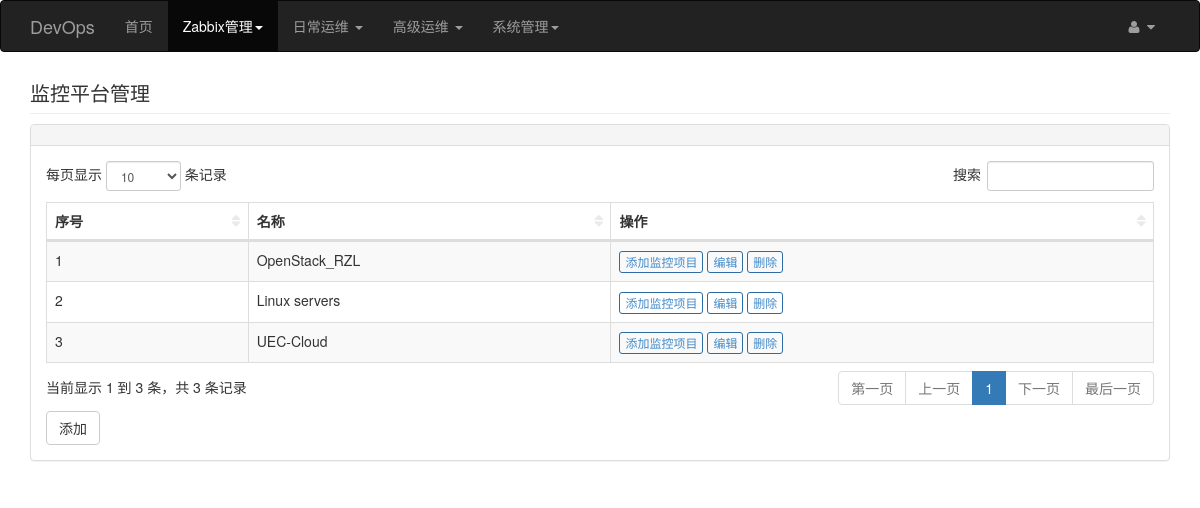
The page /cmp/index (signed in) on the database as committed earlier.
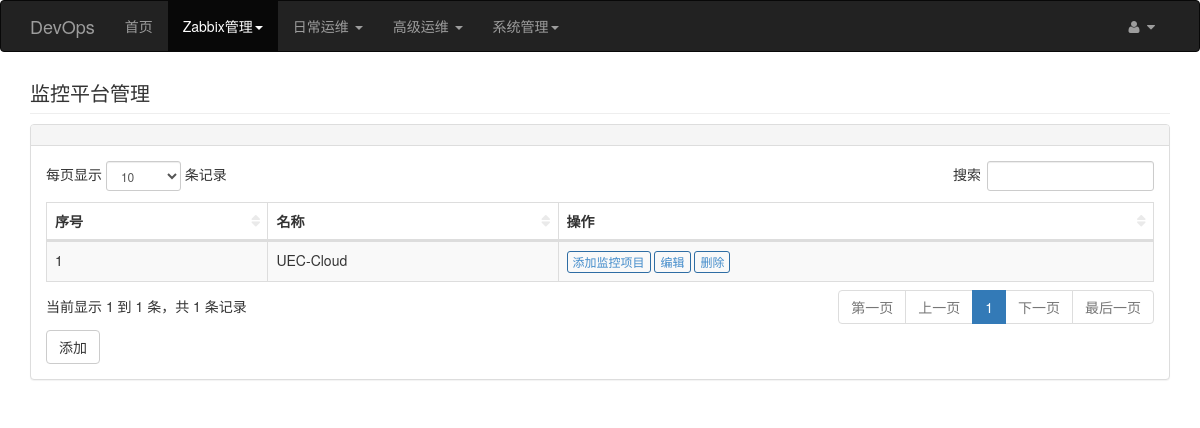
The same page on the database as committed later.
### app/models.py (models this page shows, shortened)
class Base(db.Model):
    __abstract__ = True
    id = db.Column(db.Integer, primary_key=True)
    created_at = db.Column(db.DateTime, default=datetime.now)
    updated_at = db.Column(db.DateTime, default=datetime.now, onupdate=datetime.now)

class Cmp(Base):
    __tablename__ = 'cmps'
    name = db.Column(db.String(30), unique=True)
    groupid = db.Column(db.Integer)
    notes = db.Column(db.TEXT())
    cmp_items = db.relationship('CmpItem', backref='cmp', lazy='dynamic')

### app/cmp/views.py (the view)
@cmp.route('/index', methods=['GET'])
@login_required
def index():
    header = u'管理'
    objects = Cmp.query.all()
    return _render('index', locals())

### app/auth/views.py (called while the page is built)
@auth.before_app_request
def before_request():
    if current_user.is_authenticated:
        if not current_user.confirmed \
                and request.endpoint \
                and request.endpoint[:5] != 'auth.' \
                and request.endpoint != 'static':
            return redirect(url_for('auth.unconfirmed'))

### app/cmp/views.py (called while the page is built)
def _render(content, kwargs={}):
    new_header = MODULE_NAME + kwargs.get('header', '')
    kwargs.update(title_name=MODULE_NAME, header=new_header)
    html = "cmp/%s.html" % content
    return render_template(html, **kwargs)

### app/models.py (called while the page is built)
    @login_manager.user_loader
    def load_user(user_id):
        return User.query.get(int(user_id))

### app/templates/cmp/index.html (shortened to what this page needs)
{% extends "extends/base_table.html" %}
{% block table_content %}
    {% import 'macros/render_btn.html' as macros %}
    <div class="dataTable_wrapper">
        <table class="table table-striped table-bordered table-hover" id="dataTables-example">
            <thead>
            <tr>
                <th>序号</th>
                <th>名称</th>
                <th>操作</th>
            </tr>
            </thead>
            <tbody>
            {% for obj in objects %}
                <tr>
                    <td>{{ loop.index }}</td>
                    <td>{{ obj.name }}</td>
                    <td>
                        {{ macros.render_btn('添加监控项目', 'cmp_item.new', obj.id) }}
                        {{ macros.render_btn('编辑', 'cmp.edit', obj.id) }}
                        {{ macros.render_btn('删除', 'cmp.delete', obj.id) }}
                    </td>
                </tr>
            {% endfor %}
            </tbody>
        </table>
    </div>
    <div>
        {{ macros.render_add_btn('cmp.new') }}
    </div>
{% endblock %}

### app/templates/macros/render_btn.html (shortened to what this page needs)
{% macro render_btn(name, url, id) %}
    <a href="{{ url_for(url, id=id) }}"
       class="btn btn-outline btn-primary btn-xs">{{ name }}
    </a>
{% endmacro %}
{% macro render_add_btn(url) %}
    <a href="{{ url_for(url) }}" class="btn btn-outline btn-default">添加</a>
{% endmacro %}

Rows that differ between the two databases and show on the page:
removed Cmp: name "OpenStack_RZL", name "添加监控项目 编辑 删除"
removed Cmp: name "Linux servers", name "添加监控项目 编辑 删除"
Other text that changed with them:
text written by a page script: "每页显示 条记录 搜索 当前显示 1 到 3 条，共 3 条记录 第一页 上一页 1 下一页 最后一页" → "每页显示 条记录 搜索 当前显示 1 到 1 条，共 1 条记录 第一页 上一页 1 下一页 最后一页"
